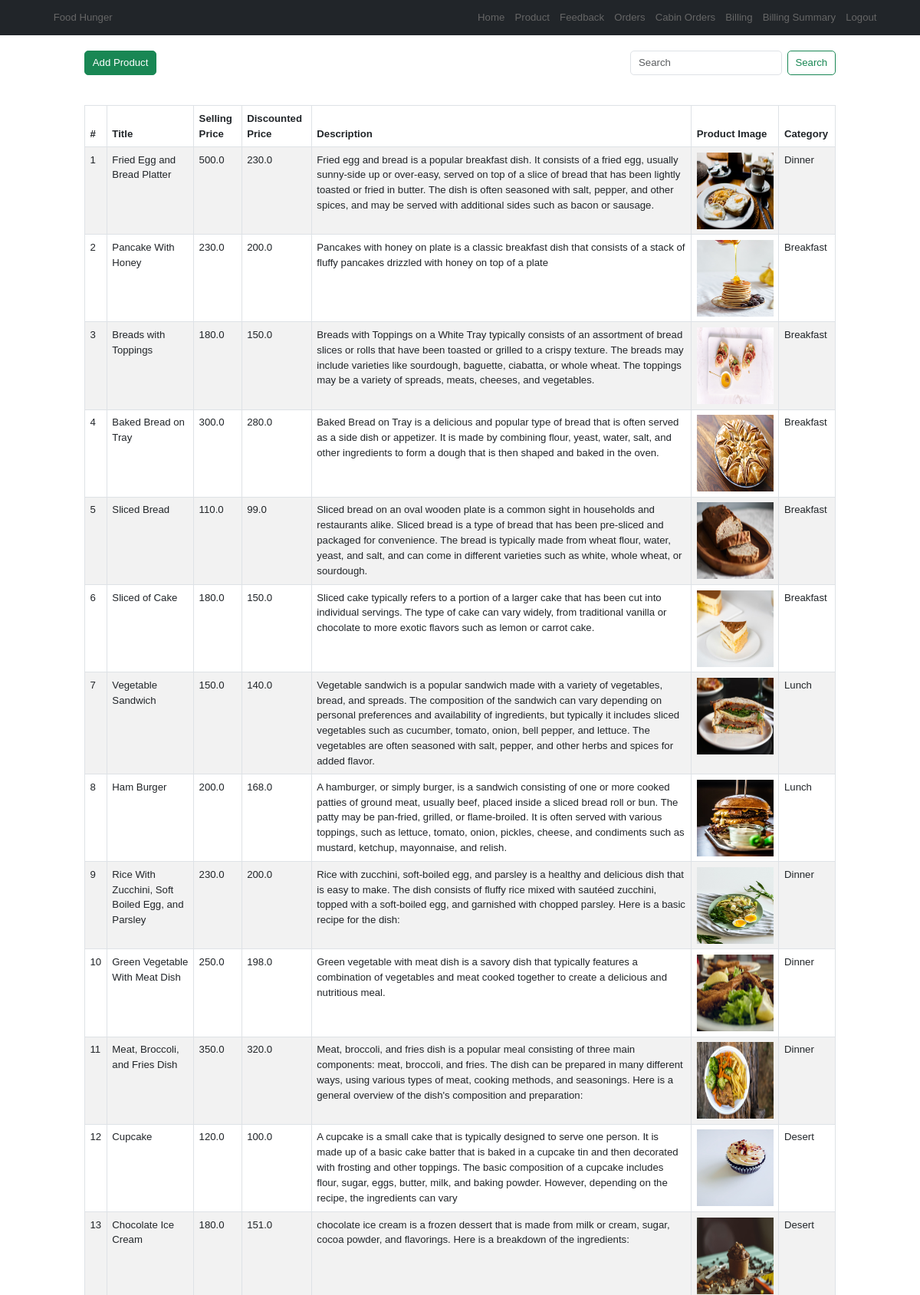
Screenshot of /inventory/Product/ (signed in, upper part) with the database file from the repository.
### app/models.py (models this page shows, shortened)
class Product(models.Model):
    title = models.CharField(max_length=100)
    selling_price = models.FloatField()
    discounted_price = models.FloatField()
    description = models.TextField()
    composition = models.TextField(default='')
    prodapp = models.TextField(default='')
    category = models.CharField(choices=CATEGORY_CHOICES, max_length=2)
    product_image = models.ImageField(upload_to='product')

### inventory/views.py (the view)
# urls.py: path("Product/", Products, name = "Product"),
@login_required
def Products(request):
    products = Product.objects.all()
    return render(request, "inventory/Products.html", locals())

### inventory/templates/inventory/Products.html (shortened to what this page needs)
{% extends "inventory/layout.html" %}
{% block content %}
<div class="d-flex justify-content-between">
    <div>
        <div class="form-group pt-4">
            <button class="btn btn-success" onclick="openNewPage()">Add Product</button>
        </div>
    </div>
    <div>
        <br>
        <form class="d-flex" method="GET" action="{% url 'searchproduct' %}">
            <input class="form-control me-2" type="search" placeholder="Search" aria-label="Search" name="searchproduct">
            <button class="btn btn-outline-success" type="submit">Search</button>
        </form>
    </div>
</div>
<br>
<br>
<div class="content-section">
    <table class="table table-striped table-bordered table-hover">
        <thead class="thead-dark">
            <tr>
                <th scope="col">#</th>
                <th scope="col">Title</th>
                <th scope="col">Selling Price</th>
                <th scope="col">Discounted Price</th>
                <th scope="col">Description</th>
                <th scope="col">Product Image</th>
                <th scope="col">Category</th>
            </tr>
        </thead>
        <tbody>
            {% for product in products %}
            <tr style="cursor: pointer;" onclick="window.location = '{% url 'view_product' product.id %}'">
                <td scope="row">{{ forloop.counter }}</td>
                <td>{{ product.title }}</td>
                <td>{{ product.selling_price }}</td>
                <td>{{ product.discounted_price }}</td>
                <td>{{ product.description }}</td>
                <td>
                    <img src="{{ product.product_image.url }}" alt="{{ product.title }}" width="100" height="100">
                </td>
                <td>{{ product.get_category_display }}</td>
            </tr>
            {% endfor %}
        </tbody>
    </table>
</div>
{% endblock %}

### static/css/style.css (style rules this page uses)
:root { --green:#27ae60; --black:#192a56; --light-color:#666; --box-shadow:0 .5rem 1.5rem rgba(0,0,0,.1); }
* { font-family: 'Nunito', sans-serif; margin:0; padding:0; box-sizing: border-box; text-decoration: none; outline: none; border:none; transition: all .2s linear; }
html { font-size: 82.5%; overflow-x: hidden; scroll-padding-top: 5.5rem; scroll-behavior: smooth; }
form { max-width: 500px; margin: 0 auto; }

### rows the page displays
Product: title "Fried Egg and Bread Platter", selling_price "500.0", discounted_price "230.0", description "Fried egg and bread is a popular breakfast dish. It consists of a fried egg, usually sunny-side up or over-easy, served on top of a slice of bread that has been lightly toasted or fried in butter. The dish is often seasoned with salt, pepper, and other spices, and may be served with additional sides such as bacon or sausage.", product_image (picture), category "Dinner"
Product: title "Pancake With Honey", selling_price "230.0", discounted_price "200.0", description "Pancakes with honey on plate is a classic breakfast dish that consists of a stack of fluffy pancakes drizzled with honey on top of a plate", product_image (picture), category "Breakfast"
Product: title "Breads with Toppings", selling_price "180.0", discounted_price "150.0", description "Breads with Toppings on a White Tray typically consists of an assortment of bread slices or rolls that have been toasted or grilled to a crispy texture. The breads may include varieties like sourdough, baguette, ciabatta, or whole wheat. The toppings may be a variety of spreads, meats, cheeses, and vegetables.", product_image (picture), category "Breakfast"
Product: title "Baked Bread on Tray", selling_price "300.0", discounted_price "280.0", description "Baked Bread on Tray is a delicious and popular type of bread that is often served as a side dish or appetizer. It is made by combining flour, yeast, water, salt, and other ingredients to form a dough that is then shaped and baked in the oven.", product_image (picture), category "Breakfast"
Product: title "Sliced Bread", selling_price "110.0", discounted_price "99.0", description "Sliced bread on an oval wooden plate is a common sight in households and restaurants alike. Sliced bread is a type of bread that has been pre-sliced and packaged for convenience. The bread is typically made from wheat flour, water, yeast, and salt, and can come in different varieties such as white, whole wheat, or sourdough.", product_image (picture), category "Breakfast"
Product: title "Sliced of Cake", selling_price "180.0", discounted_price "150.0", description "Sliced cake typically refers to a portion of a larger cake that has been cut into individual servings. The type of cake can vary widely, from traditional vanilla or chocolate to more exotic flavors such as lemon or carrot cake.", product_image (picture), category "Breakfast"
Product: title "Vegetable Sandwich", selling_price "150.0", discounted_price "140.0", description "Vegetable sandwich is a popular sandwich made with a variety of vegetables, bread, and spreads. The composition of the sandwich can vary depending on personal preferences and availability of ingredients, but typically it includes sliced vegetables such as cucumber, tomato, onion, bell pepper, and lettuce. The vegetables are often seasoned with salt, pepper, and other herbs and spices for added flavor.", product_image (picture), category "Lunch"
Product: title "Ham Burger", selling_price "200.0", discounted_price "168.0", description "A hamburger, or simply burger, is a sandwich consisting of one or more cooked patties of ground meat, usually beef, placed inside a sliced bread roll or bun. The patty may be pan-fried, grilled, or flame-broiled. It is often served with various toppings, such as lettuce, tomato, onion, pickles, cheese, and condiments such as mustard, ketchup, mayonnaise, and relish.", product_image (picture), category "Lunch"
Product: title "Rice With Zucchini, Soft Boiled Egg, and Parsley", selling_price "230.0", discounted_price "200.0", description "Rice with zucchini, soft-boiled egg, and parsley is a healthy and delicious dish that is easy to make. The dish consists of fluffy rice mixed with sautéed zucchini, topped with a soft-boiled egg, and garnished with chopped parsley. Here is a basic recipe for the dish:", product_image (picture), category "Dinner"
Product: title "Green Vegetable With Meat Dish", selling_price "250.0", discounted_price "198.0", description "Green vegetable with meat dish is a savory dish that typically features a combination of vegetables and meat cooked together to create a delicious and nutritious meal.", product_image (picture), category "Dinner"
Product: title "Meat, Broccoli, and Fries Dish", selling_price "350.0", discounted_price "320.0", description "Meat, broccoli, and fries dish is a popular meal consisting of three main components: meat, broccoli, and fries. The dish can be prepared in many different ways, using various types of meat, cooking methods, and seasonings. Here is a general overview of the dish's composition and preparation:", product_image (picture), category "Dinner"
Product: title "Cupcake", selling_price "120.0", discounted_price "100.0", description "A cupcake is a small cake that is typically designed to serve one person. It is made up of a basic cake batter that is baked in a cupcake tin and then decorated with frosting and other toppings. The basic composition of a cupcake includes flour, sugar, eggs, butter, milk, and baking powder. However, depending on the recipe, the ingredients can vary", product_image (picture), category "Desert"
Product: title "Chocolate Ice Cream", selling_price "180.0", discounted_price "151.0", description "chocolate ice cream is a frozen dessert that is made from milk or cream, sugar, cocoa powder, and flavorings. Here is a breakdown of the ingredients:", product_image (picture), category "Desert"
